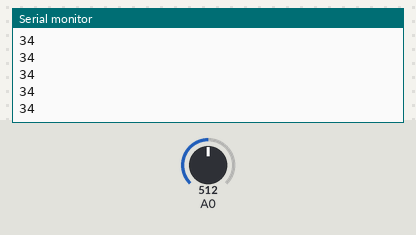
Recording of a sketch running on a simulated Arduino Uno, built with avr-gcc and run on an emulated ATmega328P. On the bench: the last lines printed to the serial monitor. The inputs (shaded band) are chosen by the test bench; at power-on: A0 = 512.

Above: at 1.2 s.
1.3 s: A0 set to 716
At 2.2 s:
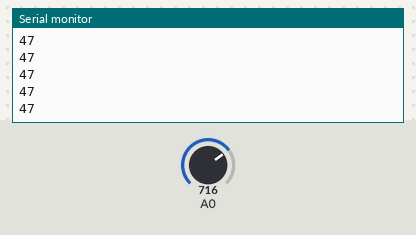
2.8 s: A0 set to 900
At 3.8 s:
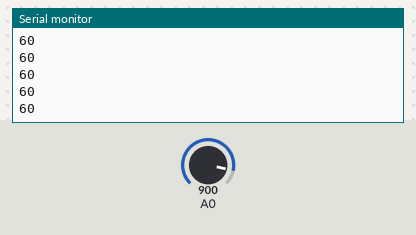
Timing chart, 0 to 5.8 s (numbered marks = the images above; inputs shaded):
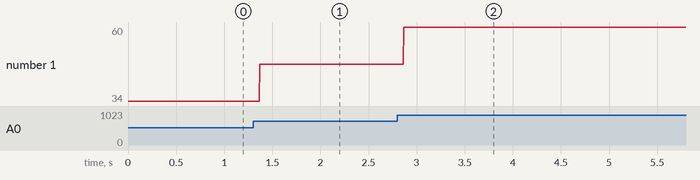

The sketch:

test1.ino
```cpp
void setup() {
  Serial.begin(9600);

}

void loop() {
  // put your main code here, to run repeatedly:
int sensorValue = analogRead(A0);
int pressure = sensorValue/15;
Serial.println(pressure);
delay(1);
}
```

Measured:
- after the input at 1.3 s, the serial monitor: prints a new line after 0.07 s (image 1)
- after the input at 2.8 s, the serial monitor: prints a new line after 0.07 s (image 2)
- plotted number 1: 34 → 47 after the input at 1.3 s, 47 → 60 after the input at 2.8 s
